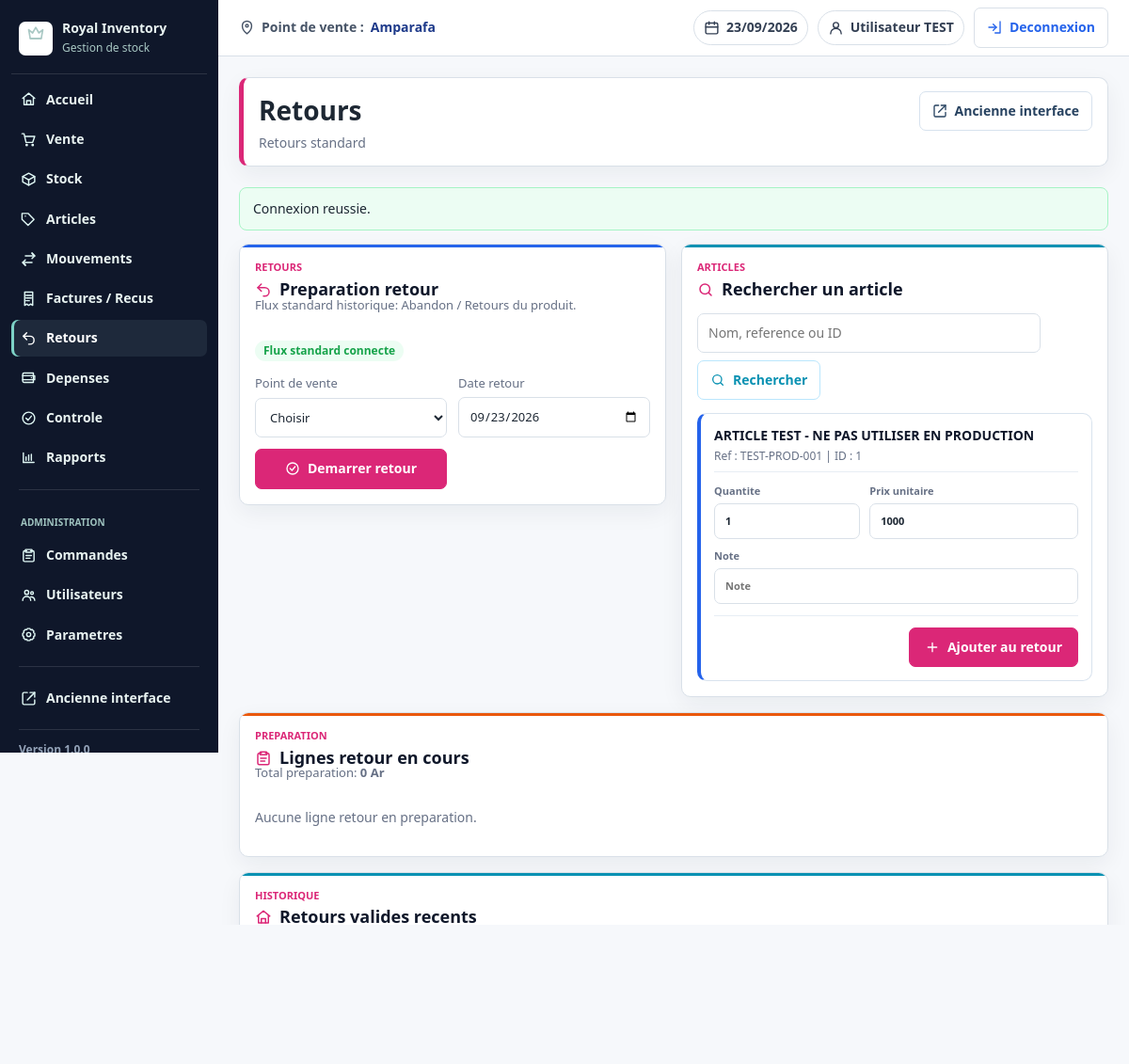
Page /nouveau_site/index.php?page=retours (signed in) on the committed database.
### tables this page shows
CREATE TABLE IF NOT EXISTS `user` (
  `Id_User` INT NOT NULL AUTO_INCREMENT,
  `Full_Name` VARCHAR(150) NOT NULL DEFAULT '',
  `Initials` VARCHAR(30) NOT NULL DEFAULT '',
  `Current_Name` VARCHAR(150) NOT NULL DEFAULT '',
  `User_Name` VARCHAR(80) NOT NULL,
  `Departement` VARCHAR(100) NOT NULL DEFAULT '',
  `Sex` VARCHAR(30) NOT NULL DEFAULT '',
  `Password` VARCHAR(255) NOT NULL DEFAULT '',
  `Permission` CHAR(1) NOT NULL DEFAULT 'N',
  `Note` TEXT NULL,
  `img_path` VARCHAR(255) NOT NULL DEFAULT '',
  `point_de_vente` VARCHAR(100) NOT NULL DEFAULT '',
  `numero_commande` INT NOT NULL DEFAULT 0,
  `description_date` VARCHAR(150) NOT NULL DEFAULT '',
  `stock_client_name` VARCHAR(100) NOT NULL DEFAULT '',
  `stock_numero_commande` INT NOT NULL DEFAULT 0,
  `stock_description_date` VARCHAR(150) NOT NULL DEFAULT '',
  `point_de_vente_vente_calc` VARCHAR(100) NOT NULL DEFAULT '',
  `numero_vente_calc` INT NOT NULL DEFAULT 0,
  `description_date_vente_calc` VARCHAR(150) NOT NULL DEFAULT '',
  `created_at` TIMESTAMP NOT NULL DEFAULT CURRENT_TIMESTAMP,
  PRIMARY KEY (`Id_User`),
  UNIQUE KEY `uq_user_name` (`User_Name`)
);

CREATE TABLE IF NOT EXISTS `produit` (
  `id_x` INT NOT NULL AUTO_INCREMENT,
  `id_cat` INT NOT NULL DEFAULT 0,
  `id_unite` INT NOT NULL DEFAULT 1,
  `nom_x` VARCHAR(255) NOT NULL,
  `prix_de_vente` DECIMAL(15,2) NOT NULL DEFAULT 0,
  `prix_fournisseur` DECIMAL(15,2) NOT NULL DEFAULT 0,
  `benefice` DECIMAL(15,2) NOT NULL DEFAULT 0,
  `reference_x` VARCHAR(100) NOT NULL,
  `note_x` TEXT NULL,
  `user_x` VARCHAR(80) NOT NULL DEFAULT '',
  `user` VARCHAR(80) NOT NULL DEFAULT '',
  `img_path_x` VARCHAR(255) NOT NULL DEFAULT '',
  `pu_aparafa` DECIMAL(15,2) NOT NULL DEFAULT 0,
  `pu_ambato_tantely` DECIMAL(15,2) NOT NULL DEFAULT 0,
  `pu_soalazaina` DECIMAL(15,2) NOT NULL DEFAULT 0,
  `note_prix` VARCHAR(80) NOT NULL DEFAULT '',
  `note_prix_amparafa` VARCHAR(80) NOT NULL DEFAULT '',
  `note_prix_tantely` VARCHAR(80) NOT NULL DEFAULT '',
  `note_prix_soalazaina` VARCHAR(80) NOT NULL DEFAULT '',
  `difference_prix` DECIMAL(15,2) NOT NULL DEFAULT 0,
  `difference_prix_amparafa` DECIMAL(15,2) NOT NULL DEFAULT 0,
  `difference_prix_tantely` DECIMAL(15,2) NOT NULL DEFAULT 0,
  `difference_prix_soalazaina` DECIMAL(15,2) NOT NULL DEFAULT 0,
  `stock_id` INT NOT NULL DEFAULT 0,
  `date_time_x` TIMESTAMP NOT NULL DEFAULT CURRENT_TIMESTAMP,
  PRIMARY KEY (`id_x`),
  UNIQUE KEY `uq_produit_reference` (`reference_x`),
  KEY `idx_produit_nom` (`nom_x`)
);

### nouveau_site/pages/retours.php (the view, shortened to what the rows shown need)
<?php
$q = trim((string) ($_GET['q'] ?? ''));
if (!function_exists('return_page_price_for_shop')) {
    function return_page_price_for_shop(array $product, string $shop): float
    {
        return (float) ($product['prix_de_vente'] ?? 0);
    }
}
try {
    $context = $db->fetch('SELECT stock_numero_commande, stock_client_name, stock_description_date FROM user WHERE User_Name = ?', [$auth->username()]);
    $hasReturnContext = $context && stripos((string) ($context['stock_description_date'] ?? ''), 'Abandon') !== false;
    $products = $repository->products($q, 12);
} catch (Throwable $e) {
    $shops = $products = $prepLines = $rows = [];
    $context = null;
    $hasReturnContext = false;
    flash('danger', 'Impossible de charger les retours: ' . $e->getMessage());
}
$contextShop = (string) ($context['stock_client_name'] ?? '');
?>
<div class="stock-workspace">
    <div class="stock-workspace-main">
        <section class="panel panel-accent panel-accent-blue">
            <div class="panel-head">
                <div>
                    <h2><span class="ui-icon ui-icon-return" aria-hidden="true"></span>Preparation retour</h2>
                </div>
            </div>
        </section>
    </div>
    <div class="stock-workspace-side">
        <section class="panel panel-accent panel-accent-teal">
            <div class="panel-head">
                <div>
                    <h2><span class="ui-icon ui-icon-search" aria-hidden="true"></span>Rechercher un article</h2>
                </div>
            </div>
            <div class="cards-list">
                <?php foreach ($products as $product): ?>
                    <?php $defaultPrice = return_page_price_for_shop($product, $contextShop); ?>
                    <form method="post" action="<?= e(url('actions/retours.php')) ?>" class="item-row stock-item-row product-result-card product-result-card--return">
                        <div class="product-result-card__identity">
                            <strong><?= e($product['nom_x']) ?></strong>
                            <span>Ref : <?= e($product['reference_x']) ?> | ID : <?= e($product['id_x']) ?></span>
                        </div>
                        <div class="product-result-card__fields product-result-card__fields--return">
                            <label class="item-field item-field-qty">Quantite
                                <input name="qt" type="number" min="0.01" step="any" value="1" required>
                            </label>
                            <label class="item-field item-field-price">Prix unitaire
                                <input name="prix_de_vente" type="number" step="any" value="<?= e($defaultPrice) ?>">
                            </label>
                            <label class="item-field item-field-note">Note
                                <input name="note_stock" placeholder="Note">
                            </label>
                        </div>
                        <div class="product-result-card__actions">
                            <button class="button button-primary" <?= $hasReturnContext ? '' : 'disabled' ?>><span class="ui-icon ui-icon-plus" aria-hidden="true"></span>Ajouter au retour</button>
                        </div>
                    </form>
                <?php endforeach; ?>
            </div>
        </section>
    </div>
</div>
<section class="panel panel-accent panel-accent-orange">
    <div class="panel-head">
        <div>
            <h2><span class="ui-icon ui-icon-clipboard" aria-hidden="true"></span>Lignes retour en cours</h2>
        </div>
    </div>
</section>
<section class="panel panel-accent panel-accent-teal">
    <div class="panel-head">
        <div>
            <h2><span class="ui-icon ui-icon-history" aria-hidden="true"></span>Retours valides recents</h2>
        </div>
    </div>
    <div class="table-wrap responsive-table">
        <table>
            <thead><tr><th>No</th><th>Date</th><th>Point</th><th>Lignes</th><th>Quantite</th><th>Total</th><th>Utilisateur</th></tr></thead>
        </table>
    </div>
</section>

### nouveau_site/partials/header.php (shortened to what the rows shown need)
<?php
$currentContext = null;
try {
    if ($auth->check()) {
        $currentContext = $salesService->currentContext($auth->username());
    }
} catch (Throwable $e) {
    $currentContext = null;
}
?>
<!doctype html>
<html lang="fr">
<head>
    <link rel="stylesheet" href="public/assets/css/app.css">
</head>
<body class="page-<?= e($page) ?>">
<div class="app-shell">
    <header class="topbar">
        <?php if (!empty($currentContext['point_de_vente'])): ?>
            <div class="topbar-context"><span class="ui-icon ui-icon-pin" aria-hidden="true"></span>Point de vente : <strong><?= e($currentContext['point_de_vente']) ?></strong></div>
        <?php endif; ?>
    </header>
    <main class="content">
        <div class="page-head">
            <div>
                <h1><?= e($pageTitle) ?></h1>
            </div>
        </div>

### rows in the picture
user: point_de_vente "Amparafa", prix_de_vente "1000"
produit: nom_x "ARTICLE TEST - NE PAS UTILISER EN PRODUCTION", reference_x "TEST-PROD-001", id_x "1"

### other values in the picture
$user['full_name'] ?: $user['username'] "Utilisateur TEST"
$label "Accueil"
$label "Vente"
$label "Stock"
$label "Articles"
$label "Mouvements"
$label "Factures / Recus"
$label "Retours"
$label "Depenses"
$label "Controle"
$label "Rapports"
$label "Commandes"
$label "Utilisateurs"
$label "Parametres"
$label "Ancienne interface"
